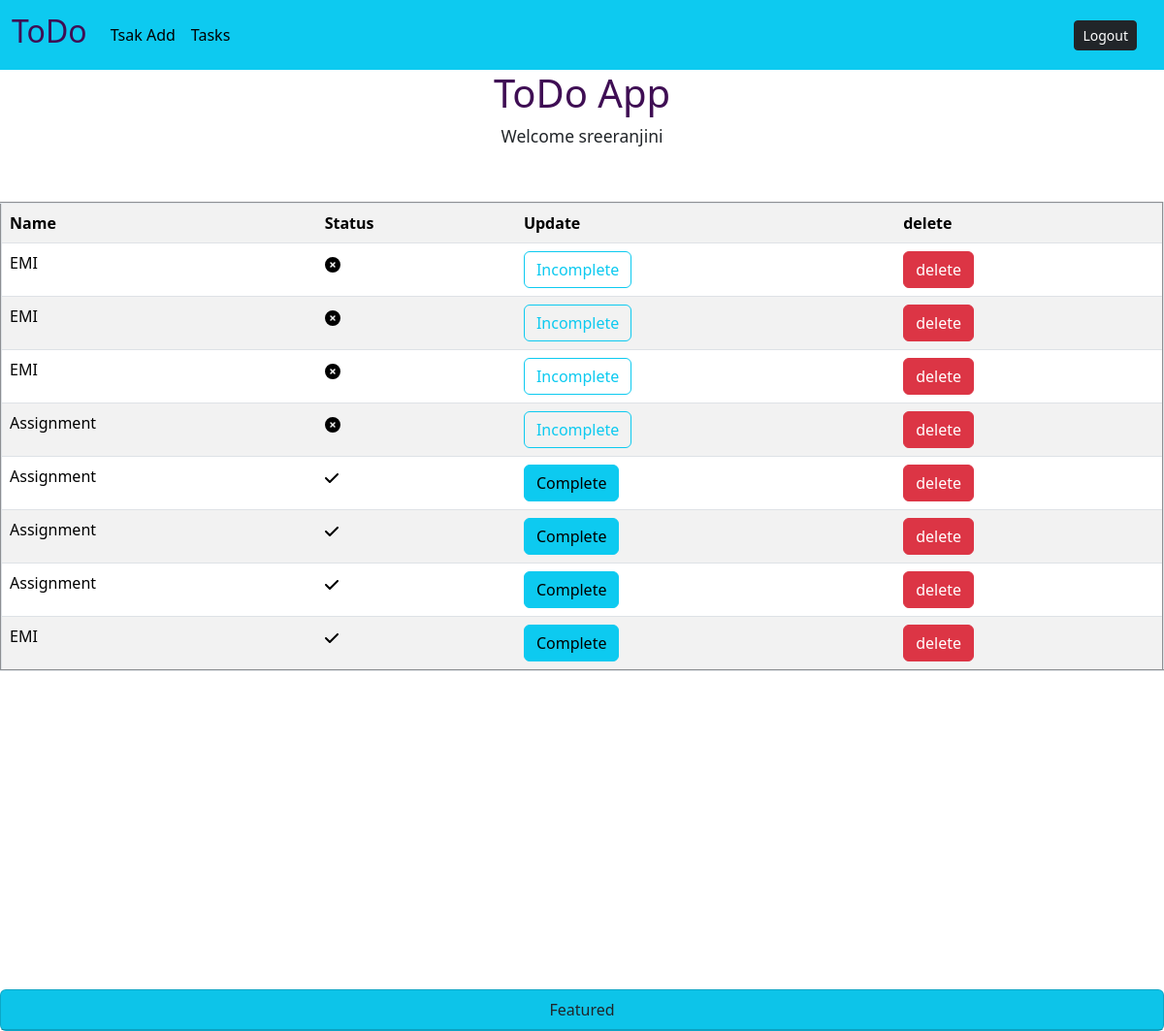
The app's page /task/ (signed in) with its own data.
### ToDo_App/models.py (models this page shows, shortened)
class Task(models.Model):
    Name=models.CharField(max_length=20)
    user=models.ForeignKey(User,on_delete=models.CASCADE)
    Complete=models.BooleanField(default=False)
    Date=models.DateField(auto_now_add=True)

### ToDo_App/views.py (the view, shortened to what this page needs)
# urls.py: path('task/',taskview.as_view(),name='task'),
@method_decorator(signin_required,name='dispatch')
class taskview(View):
    def get(self,request,*args,**kwargs):
        data=Task.objects.filter(user=request.user).order_by('Complete')
        return render(request,"index.html",{"data":data})

### ToDo_App/views.py (called while the page is built)
def signin_required(fn):
    def wrapper(request,*args,**kwargs):
        if not request.user.is_authenticated:
            messages.error(request,"you should login first")
            return redirect('login')
        else:
            return fn(request,*args,**kwargs)
    return wrapper

### ToDo_App/templates/index.html (shortened to what this page needs)
{% extends 'base.html' %}
{% block body %}
    <center>
    <h1 style="color: rgb(63, 14, 84);">ToDo App</h1>
    <h5><small>Welcome {{request.user}}</small></h5>
    </center>
    <br><br>
    <table border="2px" class="table table-striped">
    <tr>
    <th>Name</th>
    <th>Status</th>
    <th>Update</th>
    <th>delete</th>
    </tr>
    {% for i in data %}
    <tr>
    <td>{{i.Name}}</td>
    {% if i.Complete == False %}
    <td></td>
    {% elif i.Complete == True %}
    <td></td>
    {% endif %}
    {% if i.Complete == True %}
    <td><a class="btn btn-info" href="{% url 'edit' i.id %}">Complete</a></td>
    {% elif i.Complete == False %}
    <td><a class="btn btn-outline-info" href="{% url 'edit' i.id %}">Incomplete</a></td>
    {% endif %}
    <td><a class="btn btn-danger" href="{% url 'del' i.id %}">delete</a></td>
    </tr>
    {% endfor %}
    </table>
    <br><br>
{% endblock %}

### ToDo_App/templates/base.html (shortened to what this page needs)
<!DOCTYPE html>
<html lang="en">
<head>
    <link href="https://cdn.jsdelivr.net/npm/bootstrap@5.3.2/dist/css/bootstrap.min.css" rel="stylesheet">
</head>
<body>
    <nav class="navbar navbar-expand-lg  bg-info">
        <div class="container-fluid">
          <a class="navbar-brand" href="#" style="color: rgb(63, 14, 84);"><h2>ToDo</h2></a>
          <div class="collapse navbar-collapse" id="navbarSupportedContent">
            <ul class="navbar-nav me-auto mb-2 mb-lg-0">
              <li class="nav-item">
                <a class="nav-link active" aria-current="page" href="{% url 'add' %}">Tsak Add</a>
              </li>
              <li class="nav-item">
                <a class="nav-link active" href="{% url 'task' %}">Tasks</a>
              </li>
            </ul>
            <button class="btn  btn-sm btn-dark me-3"><a class="nav-link active" href="{% url 'logout' %}">Logout</a></button>
          </div>
        </div>
      </nav>
      {% block body %}
      {% endblock %}
      <br><br><br><br><br><br><br><br><br>
      <div class="card text-center bg-info mb-0 mt-5" >
        <div class="card-header" >
          Featured
        </div>
      </div>
</body>
</html>

### records on screen
Task: Name "EMI", Complete False (drawn)
Task: Name "EMI", Complete False (drawn)
Task: Name "EMI", Complete False (drawn)
Task: Name "Assignment", Complete False (drawn)
Task: Name "Assignment", Complete True (drawn)
Task: Name "Assignment", Complete True (drawn)
Task: Name "Assignment", Complete True (drawn)
Task: Name "EMI", Complete True (drawn)

### other values on screen
{{ request.user }} "sreeranjini"
